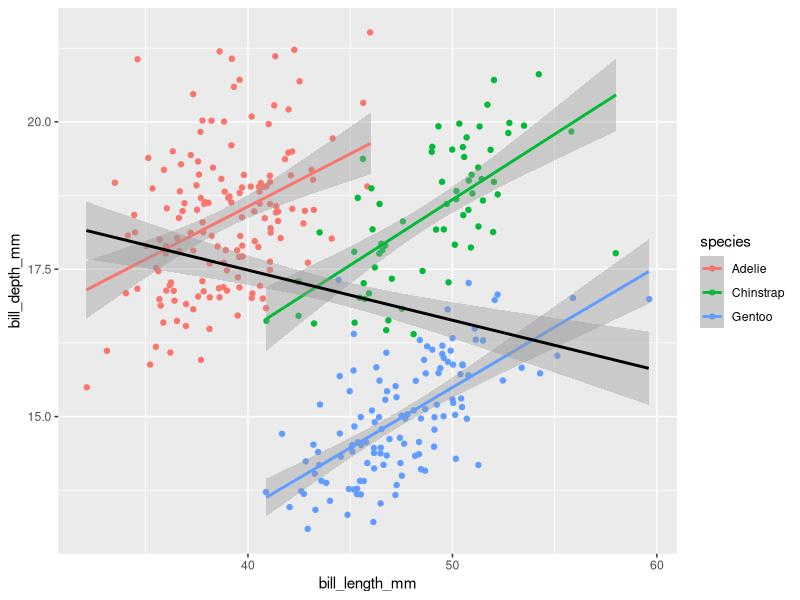
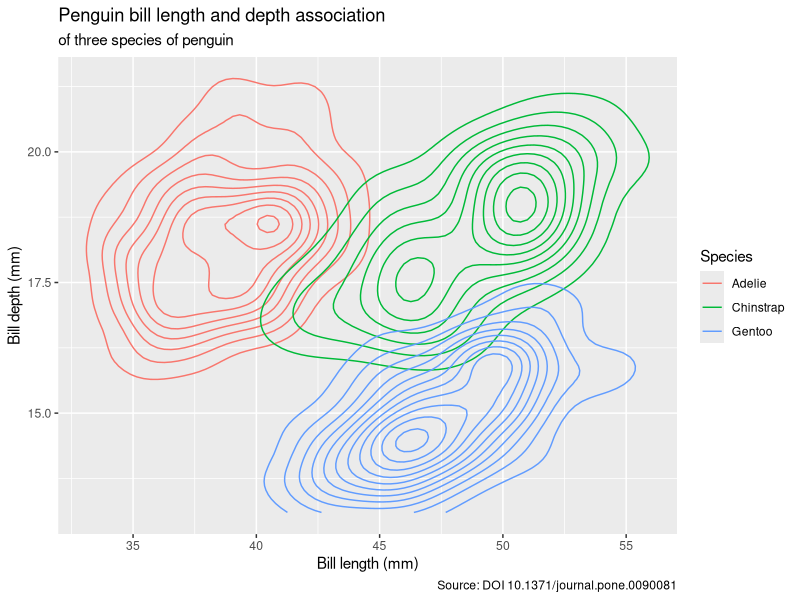
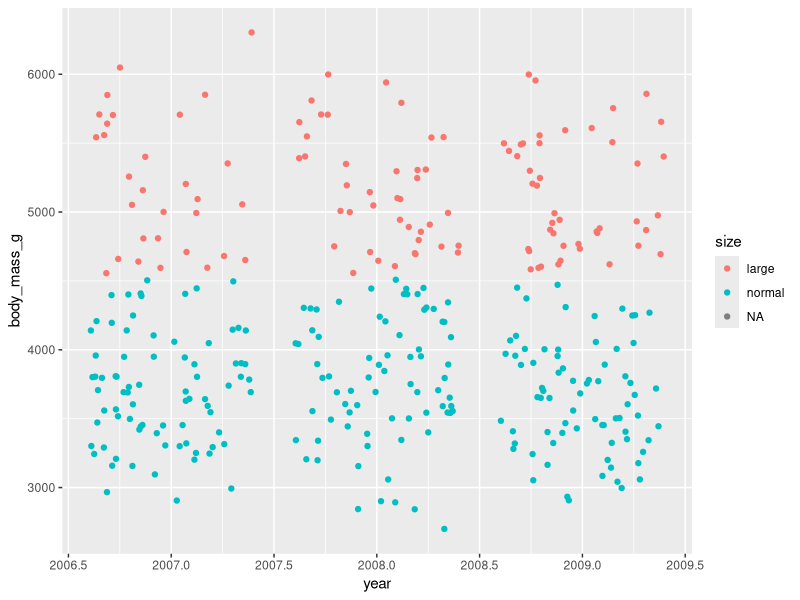
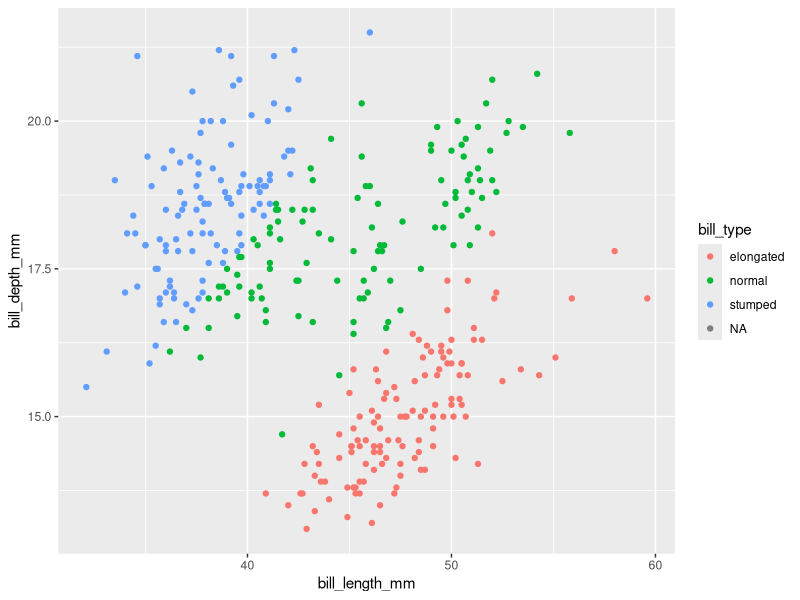
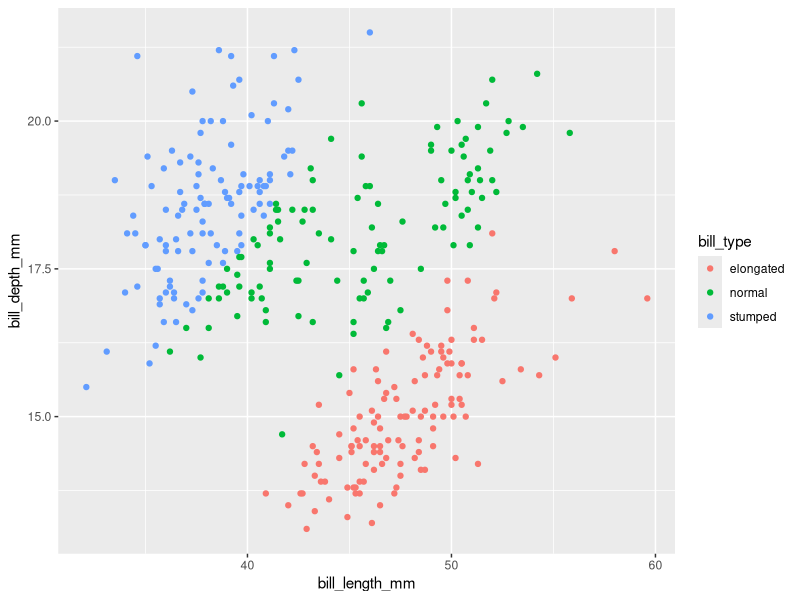
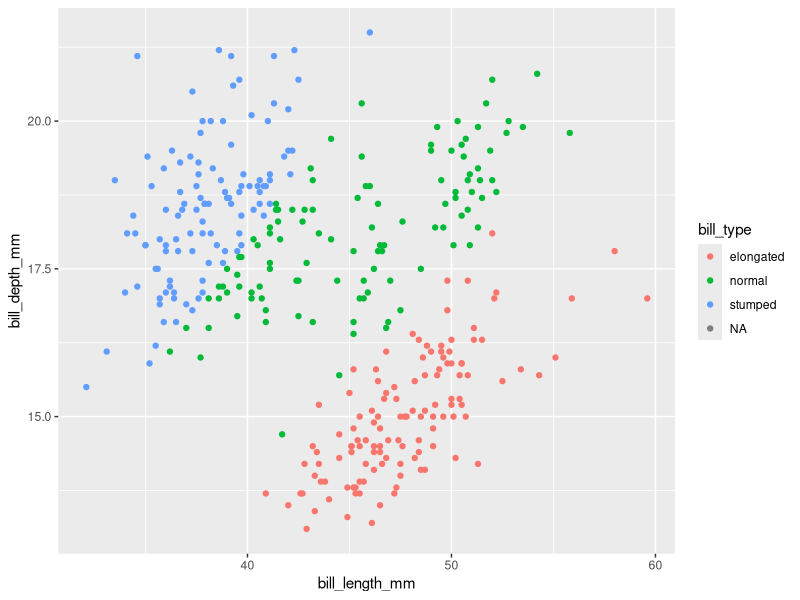
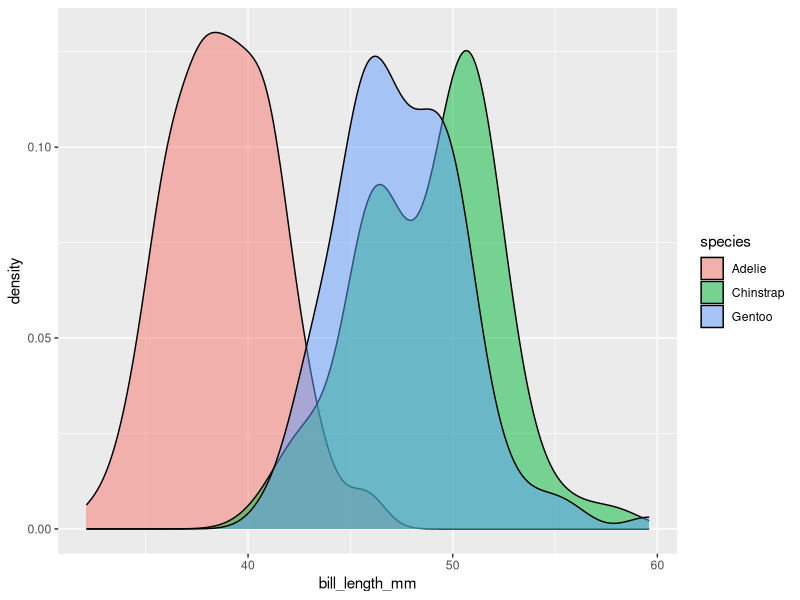
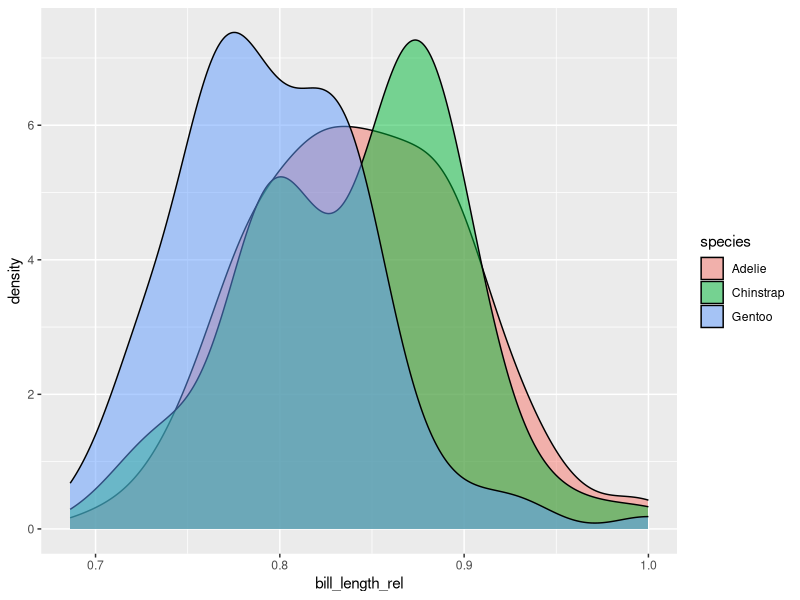

R code for these plots, in order:
## ---- chunk 1
knitr::opts_chunk$set(echo = TRUE, 
                      fig.retina = 3)
library(tidyverse)
penguins <- palmerpenguins::penguins
## ---- chunk 2
library(tidyverse)
penguins <- palmerpenguins::penguins

penguins %>% 
  ggplot(aes(x = bill_length_mm,
             y = bill_depth_mm,
             colour = species)) +
  geom_jitter() +
  geom_smooth(method = "lm") + 
  geom_smooth(method = "lm", colour = "black")
## ---- chunk 3
penguins %>% 
  ggplot(aes(x = bill_length_mm,
             y = bill_depth_mm,
             colour = species)) +
 geom_density2d() +
 labs(
   title = "Penguin bill length and depth association",
   subtitle = "of three species of penguin",
   color = "Species", 
   y = "Bill depth (mm)",
   x = "Bill length (mm)",
   caption = "Source: DOI 10.1371/journal.pone.0090081"
 )
## ---- chunk 4
penguins %>% 
  select(species, island, ends_with("mm")) %>% 
  filter(species == "Adelie")
## ---- chunk 5
library(tidyverse)
penguins <- palmerpenguins::penguins
## ---- chunk 6
penguins %>% 
  mutate(new_var = 1)
## ---- chunk 7
penguins %>% 
  mutate(var = 1:344)
## ---- chunk 8
penguins %>% 
  mutate(bill_ratio = bill_length_mm/bill_depth_mm) %>% 
  select(starts_with("bill"))
## ---- chunk 9
penguins %>% 
  mutate(
    bill_ratio = bill_length_mm/bill_depth_mm,
    bill_length_mm_z = scale(bill_length_mm)
  ) %>% 
  select(starts_with("bill"))
## ---- chunk 10
## 1a
penguins %>% 
  mutate(bill_ld_ratio = bill_length_mm / bill_depth_mm)

# 1b
penguins %>% 
  mutate(body_mass_g_log = log(body_mass_g))

## 1c
penguins %>% 
  mutate(flipper_length_cm  = flipper_length_mm/10)
## ---- chunk 11
penguins %>% 
  mutate(size = if_else(body_mass_g > 4500,
                       "large", "normal"))
## ---- chunk 12
penguins %>% 
  mutate(size = if_else(body_mass_g > 4500,
                       "large", "normal")) %>% 
  ggplot() +
  geom_jitter(aes(x = year,
                  y = body_mass_g,
                  colour = size))
## ---- chunk 13
c("this", "is", "a", "string", "vector" ,NA)
c(1:4, NA, 5:8)
factor(c("fct1", "fct2", NA))
## ---- chunk 14
penguins %>% 
  filter(body_mass_g == "NA")

penguins %>% 
  filter(body_mass_g == NA)

penguins %>% 
  filter(is.na(body_mass_g))
## ---- chunk 15
## 2a
penguins %>% 
  mutate(body_type = if_else(body_mass_g < 4500, "normal", "large")) 

# 2b
penguins %>% 
  mutate(biscoe = if_else(island == "Biscoe", TRUE, FALSE)) %>% 
  select(species, island, biscoe)
## ---- chunk 16
penguins %>% 
  mutate(
    bill_ratio = bill_depth_mm/bill_length_mm,
    bill_type = if_else(bill_ratio < .5, "elongated", "stumped")
  ) %>% 
  select(starts_with("bill"))
## ---- chunk 17
penguins %>% 
  mutate(
    bill_ratio = bill_depth_mm/bill_length_mm,
    bill_type = if_else(bill_ratio < .35, 
                       "elongated", 
                       if_else(bill_ratio < .45, 
                              "normal",
                              "stumped"))
  ) %>% 
  select(starts_with("bill"))
## ---- chunk 18
penguins %>% 
  mutate(
    bill_ratio = bill_depth_mm/bill_length_mm,
    bill_type = if_else(bill_ratio < .35, 
                       "elongated", 
                       if_else(bill_ratio < .45, 
                              "normal",
                              "stumped"))
  ) %>% 
  ggplot(aes(x = bill_length_mm, 
             y = bill_depth_mm, 
             colour = bill_type)) +
  geom_point()
## ---- chunk 19
penguins %>% 
  mutate(
    bill_ratio = bill_depth_mm/bill_length_mm,
    bill_type = case_when(
      bill_ratio < .35 ~ "elongated",
      bill_ratio < .45 ~ "normal",
      TRUE ~ "stumped")
  ) %>% 
  ggplot(aes(x = bill_length_mm, 
             y = bill_depth_mm, 
             colour = bill_type)) +
  geom_point()
## ---- chunk 20
penguins %>% 
  mutate(
    bill_ratio = bill_depth_mm/bill_length_mm,
    bill_type = case_when(
      bill_ratio < .35 ~ "elongated",
      bill_ratio < .45 ~ "normal",
      !is.na(bill_ratio) ~ "stumped")
  ) %>% 
  ggplot(aes(x = bill_length_mm, 
             y = bill_depth_mm, 
             colour = bill_type)) +
  geom_point()
## ---- chunk 21
## 3a
penguins %>% 
  mutate(
    body_type = case_when(
      body_mass_g > 4500 ~ "large",
      body_mass_g < 3000 ~ "petite",
      !is.na(body_mass_g) ~ "normal") # the rest
  ) 
## ---- chunk 22
penguins %>% 
  mutate(
    bill_depth_sc = scale(bill_depth_mm),
    bill_length_sc = scale(bill_length_mm),
    flipper_length_sc = scale(flipper_length_mm),
  )
## ---- chunk 23
penguins %>% 
  mutate(across(ends_with("mm"),
                scale))
## ---- chunk 24
penguins_mm_sc <- penguins %>% 
  mutate(across(ends_with("mm"),
                scale))
## ---- chunk 25
penguins %>% 
  mutate(across(ends_with("mm"),
                scale, 
                .names = "{.col}_sc")) %>% 
  select(contains("mm"))
## ---- chunk 26
## 4a
penguins %>% 
  mutate(across(ends_with("mm"),
                scale, 
                .names = "sc_{.col}")) %>% 
  select(contains("mm"))

## 4b
penguins %>% 
  mutate(across(starts_with("mm"),
                scale, 
                .names = "sc_{.col}")) %>% 
  select(starts_with("mm"))

## 4c
penguins %>% 
  mutate(across(where(is.numeric),
                scale, 
                .names = "sc_{.col}")) %>% 
  select(where(is.numeric))
## ---- chunk 27
penguins %>% 
  ggplot(aes(x = bill_length_mm,
             fill = species)) +
  geom_density(alpha = .5)
## ---- chunk 28
penguins %>% 
  group_by(species)
## ---- chunk 29
penguins %>% 
  group_by(species) %>% 
  mutate(
    bill_length_sp_max = max(bill_length_mm, na.rm = TRUE),
    bill_length_rel = bill_length_mm/bill_length_sp_max
  ) %>% 
  select(species, island, starts_with("bill_length"))
## ---- chunk 30
penguins %>% 
  group_by(species) %>% 
  mutate(
    bill_length_sp_max = max(bill_length_mm, na.rm = TRUE),
    bill_length_rel = bill_length_mm/bill_length_sp_max
  ) %>% 
  select(species, bill_length_sp_max) %>% 
  distinct()
## ---- chunk 31
penguins %>% 
  group_by(species) %>% 
  mutate(
    bill_length_sp_max = max(bill_length_mm, na.rm = TRUE),
    bill_length_rel = bill_length_mm/bill_length_sp_max
  ) %>% 
  
    ggplot(aes(x = bill_length_rel,
             fill = species)) +
  geom_density(alpha = .5)
## ---- chunk 32
penguins %>% 
  ggplot(aes(x = bill_length_mm,
             y = bill_depth_mm,
             colour = species)) +
  geom_point() +
  geom_smooth(method = "lm")
## ---- chunk 33
penguins %>% 
  group_by(species) %>% 
  mutate(across(starts_with("bill"),
                ~ .x - mean(.x, na.rm = TRUE)))
## ---- chunk 34
penguins %>% 
  group_by(species) %>% 
  mutate(across(starts_with("bill"),
                ~ .x - mean(.x, na.rm = TRUE))) %>% 
    ggplot(aes(x = bill_length_mm,
             y = bill_depth_mm,
             colour = species)) +
  geom_point() +
  geom_smooth(method = "lm")
## ---- chunk 35
## 5a
penguins %>% 
  group_by(species) %>% 
  mutate(
    bill_length_sp_mean = mean(bill_length_mm, na.rm = TRUE),
    bill_length_cent = bill_length_mm - bill_length_sp_mean
  ) %>% 
  select(species, island, starts_with("bill"))

## 5b
penguins %>% 
  group_by(species) %>% 
  mutate(
    bill_length_cent = bill_length_mm - mean(bill_length_mm, na.rm = TRUE)
  ) %>% 
  select(species, island, starts_with("bill"))

## 5c
penguins %>% 
  group_by(species) %>% 
  mutate(
    across(where(is.numeric),
           ~ .x - mean(.x, na.rm = TRUE),
           .names = "{.col}_dm")
  ) %>% 
  select(species, where(is.numeric))
## ---- chunk 36
penguins %>% 
  group_by(species) %>% 
  mutate(
    bill_length_sp_mean = mean(bill_length_mm, na.rm = TRUE),
    bill_length_cent = bill_length_mm - bill_length_sp_mean
  ) %>% 
  select(species, island, starts_with("bill")) %>% 
  ungroup()
## ---- chunk 37
## 6a
penguins %>% 
  group_by(species) %>% 
  ungroup() %>% 
  mutate(
    body_mass_min = min(body_mass_g, na.rm = TRUE)
  )
